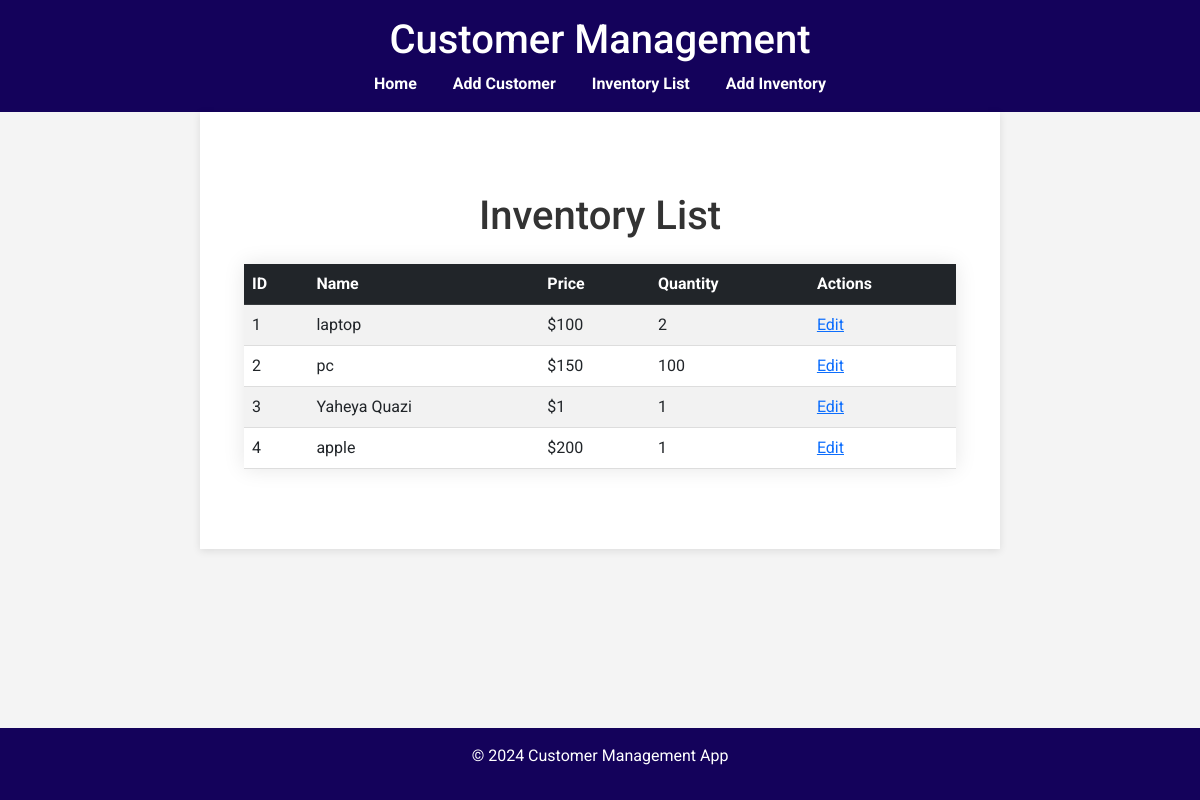
The page /inventory on the database as committed earlier.
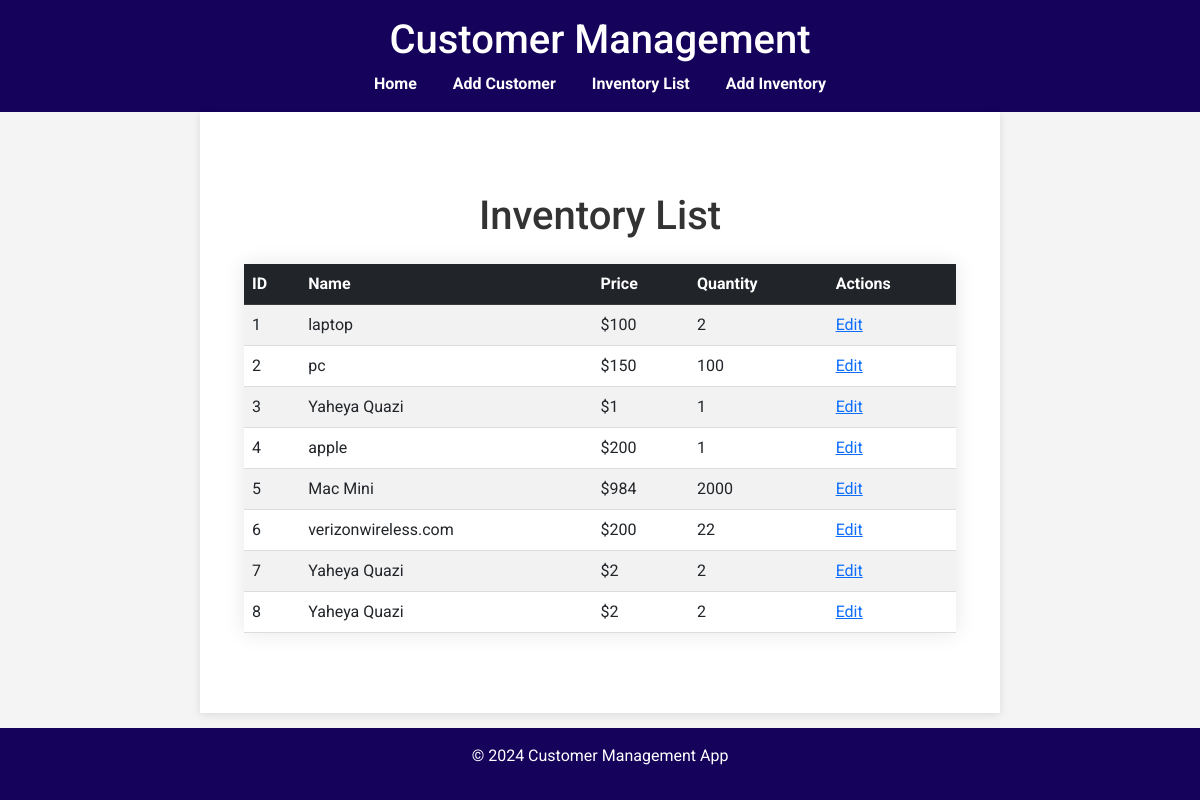
The same page on the database as committed later.
### setup_db.py (models this page shows)
class Inventory(db.Model):
    id = db.Column(db.Integer, primary_key=True)
    name = db.Column(db.String(100), nullable=False)
    price = db.Column(db.String(100), nullable=False)
    quantity = db.Column(db.Integer, nullable=True)

### app.py (the view)
@app.route('/inventory')
def inventory():
    inventory_items = Inventory.query.all()
    return render_template('inventory.html', inventory_items=inventory_items)

### templates/inventory.html (shortened to what this page needs)
{% extends 'base.html' %}
{% block content %}
<body>
    <div class="container my-5">
        <h1 class="text-center mb-4">Inventory List</h1>
        <table class="table table-striped table-hover">
            <thead class="table-dark">
                <tr>
                    <th>ID</th>
                    <th>Name</th>
                    <th>Price</th>
                    <th>Quantity</th>
                    <th>Actions</th>
                </tr>
            </thead>
            <tbody>
                {% for inventory in inventory_items %}
                <tr>
                    <td>{{ inventory.id }}</td>
                    <td>{{ inventory.name }}</td>
                    <td>${{ inventory.price }}</td>
                    <td>{{ inventory.quantity }}</td>
                        <td>
                            <a href="{{ url_for('update_inventory', inventory_id=inventory.id) }}">Edit</a>
                        </td>
                </tr>
                {% endfor %}
            </tbody>
        </table>
    </div>
</body>
</html>
{% endblock %}

### templates/base.html (shortened to what this page needs)
<!DOCTYPE html>
<html lang="en">
<head>
    <link href="https://cdn.jsdelivr.net/npm/bootstrap@5.3.0/dist/css/bootstrap.min.css" rel="stylesheet">
</head>
<body>
    <header>
        <h1>Customer Management</h1>
        <nav>
            <a href="{{ url_for('homepage') }}">Home</a>
            <a href="{{ url_for('create_customer') }}">Add Customer</a>
            <a href="{{ url_for('inventory')}}">Inventory List</a>
            <a href="{{ url_for('create_inventory')}}">Add Inventory</a>
        </nav>
    </header>
    <main>
        {% block content %}{% endblock %}
    <footer>
        <p>&copy; 2024 Customer Management App</p>
    </footer>
</body>
</html>

### templates/base.html (style rules this page uses)
body { font-family: 'Roboto', sans-serif; margin: 0; padding: 0; background-color: #f4f4f4; color: #333; }
header { background-color: #14025b; color: white; padding: 1rem; text-align: center; }
nav a { color: white; margin: 0 1rem; text-decoration: none; font-weight: bold; }
main { padding: 2rem; max-width: 800px; margin: auto; background: white; box-shadow: 0 2px 8px rgba(0, 0, 0, 0.1); }
footer { background-color: #14025b; color: white; text-align: center; padding: 1rem; position: fixed; width: 100%; bottom: 0; }
table { width: 80%; margin: 0 auto; border-collapse: collapse; box-shadow: 0 0 20px rgba(0, 0, 0, 0.1); }
th, td { padding: 15px; text-align: left; }
thead { background-color: #009879; color: #ffffff; }
tbody tr:nth-child(even) { background-color: #f3f3f3; }
tbody tr:nth-child(odd) { background-color: #e6e6e6; }
th { background-color: #009879; color: white; }
td { border-bottom: 1px solid #dddddd; }

Rows that differ between the two databases and show on the page:
added Inventory: id "5", name "Mac Mini", price "984", quantity "2000"
added Inventory: id "6", name "verizonwireless.com", price "200", quantity "22"
added Inventory: id "7", name "Yaheya Quazi", price "2", quantity "2"
added Inventory: id "8", name "Yaheya Quazi", price "2", quantity "2"
